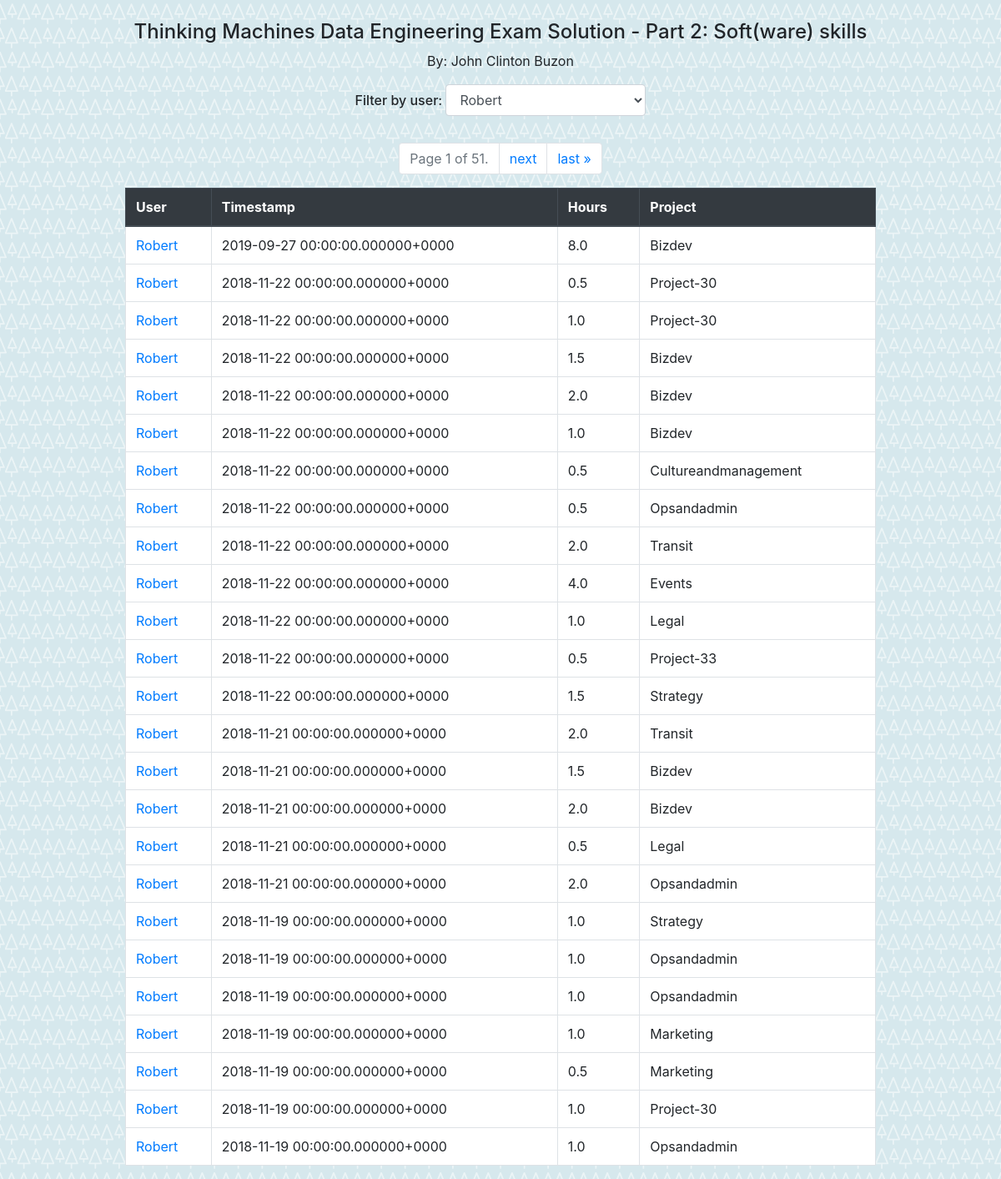
The page /viewcheckins/robert/ on the database its author committed.
### mysite/viewcheckins/models.py (models this page shows)
class Dailycheckins(models.Model):
    id = models.IntegerField(primary_key=True, blank=True, null=False)  # AutoField?
    user = models.TextField(blank=True, null=True)
    original_timestamp = models.TextField(blank=True, null=True)
    hours = models.TextField(blank=True, null=True)
    project = models.TextField(blank=True, null=True)
    cleaned_timestamp = models.TextField(blank=True, null=True)  # This field type is a guess.
    class Meta:
        managed = False
        db_table = 'dailycheckins'

### mysite/viewcheckins/views.py (the view)
# urls.py: path('<str:user>/', views.filter_by_user, name='filter_by_user'),
def filter_by_user(request, user):
	user_list = Dailycheckins.objects.order_by('user').values('user').distinct()
	output = Dailycheckins.objects.filter(user=user)
	paginator = Paginator(output, 25) # Show 25 contacts per page
	page = request.GET.get('page')
	output = paginator.get_page(page)
	template = loader.get_template('viewcheckins/index.html')
	context = {
		'output': output,
		'user_list': user_list,
		'current_user' : user,
	}
	return HttpResponse(template.render(context, request))

### mysite/viewcheckins/templates/viewcheckins/index.html (shortened to what this page needs)
<head>
	{% load static %}
	<link rel="stylesheet" href="https://stackpath.bootstrapcdn.com/bootstrap/4.3.1/css/bootstrap.min.css">
</head>
<body>
	<br>
	<h4 align="center">Thinking Machines Data Engineering Exam Solution - Part 2: Soft(ware) skills</h4>
	<p align="center">By: John Clinton Buzon</p>
	{% if user_list %}
	<h6 align="center">Filter by user:
		<select class="form-control" onchange="if (this.value) window.location.href=this.value" align="center">
			{% for user in user_list %}
	    	<option value="/viewcheckins/{{ user.user }}" {% if current_user == user.user %} selected {% endif %}>{{ user.user|title }}</option>
			{% endfor %}
		</select>
	</h6>
	<br>
	{% endif %}
	{% if output %}
	<nav aria-label="Page navigation example">
	 	<ul class="pagination justify-content-center">
	    	<li class="page-item disabled">
	      		<a class="page-link" href="#" tabindex="-1">Page {{ output.number }} of {{ output.paginator.num_pages }}.</a>
	    	</li>
	    	{% if output.has_next %}
	    	<li class="page-item"><a class="page-link" href="?page={{ output.next_page_number }}">next</a></li>
	    	<li class="page-item"><a class="page-link" href="?page={{ output.paginator.num_pages }}">last &raquo;</a></li>
	    	{% endif %}
	  	</ul>
	</nav>
	<table class="table table-hover table-bordered" align="center">
		<thead class="thead-dark">
	    	<th >User</th>
	    	<th>Timestamp</th>
	    	<th>Hours</th>
	    	<th>Project</th>
	    </thead>
	    {% for checkin in output %}
	    <tr>
			<td><a href="/viewcheckins/{{ checkin.user }}/">{{ checkin.user|title }}</a></td>
			<td>{{ checkin.cleaned_timestamp }}</a></td>
			<td>{{ checkin.hours }}</a></td>
			<td>{{ checkin.project|title }}</a></td>
	    </tr>
	    {% endfor %}
	</table>
	{% else %}
	    <p>Data could not be loaded.</p>
	{% endif %}
</body>

### rows shown on the page
Dailycheckins: user "Robert", cleaned_timestamp "2019-09-27 00:00:00.000000+0000", hours "8.0", project "Bizdev"
Dailycheckins: user "Robert", cleaned_timestamp "2018-11-22 00:00:00.000000+0000", hours "0.5", project "Project-30"
Dailycheckins: user "Robert", cleaned_timestamp "2018-11-22 00:00:00.000000+0000", hours "1.0", project "Project-30"
Dailycheckins: user "Robert", cleaned_timestamp "2018-11-22 00:00:00.000000+0000", hours "1.5", project "Bizdev"
Dailycheckins: user "Robert", cleaned_timestamp "2018-11-22 00:00:00.000000+0000", hours "2.0", project "Bizdev"
Dailycheckins: user "Robert", cleaned_timestamp "2018-11-22 00:00:00.000000+0000", hours "1.0", project "Bizdev"
Dailycheckins: user "Robert", cleaned_timestamp "2018-11-22 00:00:00.000000+0000", hours "0.5", project "Cultureandmanagement"
Dailycheckins: user "Robert", cleaned_timestamp "2018-11-22 00:00:00.000000+0000", hours "0.5", project "Opsandadmin"
Dailycheckins: user "Robert", cleaned_timestamp "2018-11-22 00:00:00.000000+0000", hours "2.0", project "Transit"
Dailycheckins: user "Robert", cleaned_timestamp "2018-11-22 00:00:00.000000+0000", hours "4.0", project "Events"
Dailycheckins: user "Robert", cleaned_timestamp "2018-11-22 00:00:00.000000+0000", hours "1.0", project "Legal"
Dailycheckins: user "Robert", cleaned_timestamp "2018-11-22 00:00:00.000000+0000", hours "0.5", project "Project-33"
Dailycheckins: user "Robert", cleaned_timestamp "2018-11-22 00:00:00.000000+0000", hours "1.5", project "Strategy"
Dailycheckins: user "Robert", cleaned_timestamp "2018-11-21 00:00:00.000000+0000", hours "2.0", project "Transit"
Dailycheckins: user "Robert", cleaned_timestamp "2018-11-21 00:00:00.000000+0000", hours "1.5", project "Bizdev"
Dailycheckins: user "Robert", cleaned_timestamp "2018-11-21 00:00:00.000000+0000", hours "2.0", project "Bizdev"
Dailycheckins: user "Robert", cleaned_timestamp "2018-11-21 00:00:00.000000+0000", hours "0.5", project "Legal"
Dailycheckins: user "Robert", cleaned_timestamp "2018-11-21 00:00:00.000000+0000", hours "2.0", project "Opsandadmin"
Dailycheckins: user "Robert", cleaned_timestamp "2018-11-19 00:00:00.000000+0000", hours "1.0", project "Strategy"
Dailycheckins: user "Robert", cleaned_timestamp "2018-11-19 00:00:00.000000+0000", hours "1.0", project "Opsandadmin"
Dailycheckins: user "Robert", cleaned_timestamp "2018-11-19 00:00:00.000000+0000", hours "1.0", project "Opsandadmin"
Dailycheckins: user "Robert", cleaned_timestamp "2018-11-19 00:00:00.000000+0000", hours "1.0", project "Marketing"
Dailycheckins: user "Robert", cleaned_timestamp "2018-11-19 00:00:00.000000+0000", hours "0.5", project "Marketing"
Dailycheckins: user "Robert", cleaned_timestamp "2018-11-19 00:00:00.000000+0000", hours "1.0", project "Project-30"
Dailycheckins: user "Robert", cleaned_timestamp "2018-11-19 00:00:00.000000+0000", hours "1.0", project "Opsandadmin"

### other values the page prints
{{ output.number }} "1"
{{ output.paginator.num_pages }} "51"
form field value "Robert"
